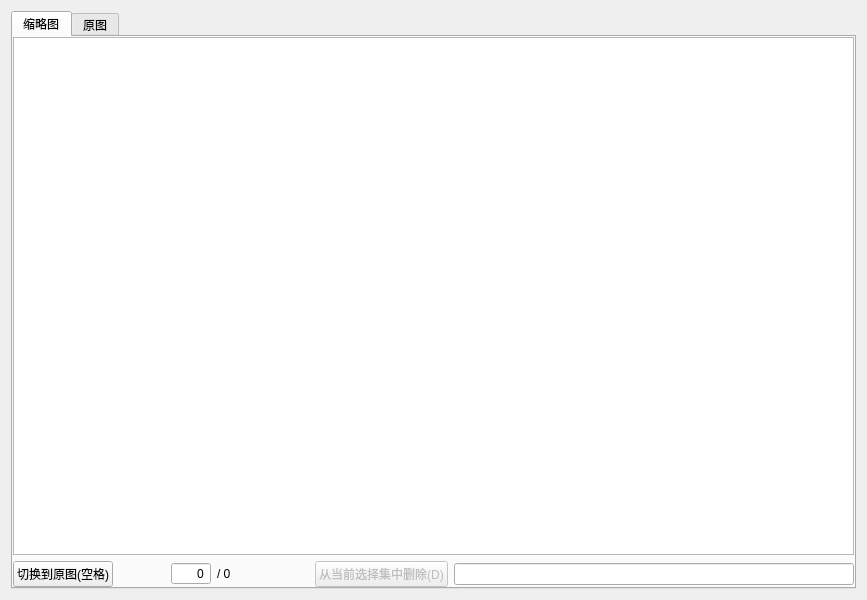
<?xml version="1.0" encoding="UTF-8"?>
<ui version="4.0">
 <class>SelectionViewWidget</class>
 <widget class="QWidget" name="SelectionViewWidget">
  <property name="windowModality">
   <enum>Qt::ApplicationModal</enum>
  </property>
  <property name="geometry">
   <rect>
    <x>0</x>
    <y>0</y>
    <width>800</width>
    <height>600</height>
   </rect>
  </property>
  <property name="windowTitle">
   <string>选择集查看器</string>
  </property>
  <layout class="QVBoxLayout" name="verticalLayout">
   <item>
    <widget class="QTabWidget" name="tabWidget">
     <property name="currentIndex">
      <number>0</number>
     </property>
     <widget class="QWidget" name="thumbnailTab">
      <attribute name="title">
       <string>缩略图</string>
      </attribute>
      <layout class="QVBoxLayout" name="verticalLayout_2" stretch="1,0">
       <property name="leftMargin">
        <number>0</number>
       </property>
       <property name="topMargin">
        <number>0</number>
       </property>
       <property name="rightMargin">
        <number>0</number>
       </property>
       <property name="bottomMargin">
        <number>0</number>
       </property>
       <item>
        <widget class="QTableWidget" name="tableWidget"/>
       </item>
       <item>
        <layout class="QHBoxLayout" name="horizontalLayout_2">
         <item>
          <widget class="QPushButton" name="switchPushButton_1">
           <property name="text">
            <string>切换到原图(空格)</string>
           </property>
           <property name="shortcut">
            <string>Space</string>
           </property>
          </widget>
         </item>
         <item>
          <spacer name="horizontalSpacer_3">
           <property name="orientation">
            <enum>Qt::Horizontal</enum>
           </property>
           <property name="sizeHint" stdset="0">
            <size>
             <width>40</width>
             <height>20</height>
            </size>
           </property>
          </spacer>
         </item>
         <item>
          <widget class="QSpinBox" name="currentImageSpinBox_1">
           <property name="sizePolicy">
            <sizepolicy hsizetype="Preferred" vsizetype="Fixed">
             <horstretch>0</horstretch>
             <verstretch>0</verstretch>
            </sizepolicy>
           </property>
           <property name="minimumSize">
            <size>
             <width>40</width>
             <height>20</height>
            </size>
           </property>
           <property name="alignment">
            <set>Qt::AlignRight|Qt::AlignTrailing|Qt::AlignVCenter</set>
           </property>
           <property name="buttonSymbols">
            <enum>QAbstractSpinBox::NoButtons</enum>
           </property>
           <property name="maximum">
            <number>0</number>
           </property>
          </widget>
         </item>
         <item>
          <widget class="QLabel" name="totalImagesLabel_1">
           <property name="minimumSize">
            <size>
             <width>40</width>
             <height>20</height>
            </size>
           </property>
           <property name="maximumSize">
            <size>
             <width>60</width>
             <height>40</height>
            </size>
           </property>
           <property name="text">
            <string>/ 0</string>
           </property>
          </widget>
         </item>
         <item>
          <spacer name="horizontalSpacer_4">
           <property name="orientation">
            <enum>Qt::Horizontal</enum>
           </property>
           <property name="sizeHint" stdset="0">
            <size>
             <width>40</width>
             <height>20</height>
            </size>
           </property>
          </spacer>
         </item>
         <item>
          <widget class="QPushButton" name="abandonPushButton_1">
           <property name="enabled">
            <bool>false</bool>
           </property>
           <property name="toolTip">
            <string>不采用当前图片</string>
           </property>
           <property name="text">
            <string>从当前选择集中删除(D)</string>
           </property>
           <property name="shortcut">
            <string>D</string>
           </property>
          </widget>
         </item>
         <item>
          <widget class="QLineEdit" name="currentImageLineEdit_1">
           <property name="minimumSize">
            <size>
             <width>400</width>
             <height>20</height>
            </size>
           </property>
           <property name="alignment">
            <set>Qt::AlignRight|Qt::AlignTrailing|Qt::AlignVCenter</set>
           </property>
           <property name="readOnly">
            <bool>true</bool>
           </property>
          </widget>
         </item>
        </layout>
       </item>
      </layout>
     </widget>
     <widget class="QWidget" name="fullScaleTab">
      <attribute name="title">
       <string>原图</string>
      </attribute>
      <layout class="QVBoxLayout" name="verticalLayout_3" stretch="1,0">
       <property name="leftMargin">
        <number>0</number>
       </property>
       <property name="topMargin">
        <number>0</number>
       </property>
       <property name="rightMargin">
        <number>0</number>
       </property>
       <property name="bottomMargin">
        <number>0</number>
       </property>
       <item>
        <widget class="SynchronizeImageWidget" name="imageWidget" native="true"/>
       </item>
       <item>
        <layout class="QHBoxLayout" name="horizontalLayout">
         <item>
          <widget class="QPushButton" name="switchPushButton_2">
           <property name="enabled">
            <bool>false</bool>
           </property>
           <property name="text">
            <string>切换到缩略图(空格)</string>
           </property>
           <property name="shortcut">
            <string>Space</string>
           </property>
          </widget>
         </item>
         <item>
          <spacer name="horizontalSpacer">
           <property name="orientation">
            <enum>Qt::Horizontal</enum>
           </property>
           <property name="sizeHint" stdset="0">
            <size>
             <width>40</width>
             <height>20</height>
            </size>
           </property>
          </spacer>
         </item>
         <item>
          <widget class="QPushButton" name="previousPushButton">
           <property name="enabled">
            <bool>false</bool>
           </property>
           <property name="toolTip">
            <string>上一张图片</string>
           </property>
           <property name="text">
            <string/>
           </property>
           <property name="shortcut">
            <string>Left</string>
           </property>
          </widget>
         </item>
         <item>
          <widget class="QSpinBox" name="currentImageSpinBox_2">
           <property name="sizePolicy">
            <sizepolicy hsizetype="Preferred" vsizetype="Fixed">
             <horstretch>0</horstretch>
             <verstretch>0</verstretch>
            </sizepolicy>
           </property>
           <property name="minimumSize">
            <size>
             <width>40</width>
             <height>20</height>
            </size>
           </property>
           <property name="alignment">
            <set>Qt::AlignRight|Qt::AlignTrailing|Qt::AlignVCenter</set>
           </property>
           <property name="buttonSymbols">
            <enum>QAbstractSpinBox::NoButtons</enum>
           </property>
           <property name="maximum">
            <number>0</number>
           </property>
          </widget>
         </item>
         <item>
          <widget class="QLabel" name="totalImagesLabel_2">
           <property name="minimumSize">
            <size>
             <width>40</width>
             <height>20</height>
            </size>
           </property>
           <property name="maximumSize">
            <size>
             <width>60</width>
             <height>40</height>
            </size>
           </property>
           <property name="text">
            <string>/ 0</string>
           </property>
          </widget>
         </item>
         <item>
          <widget class="QPushButton" name="nextPushButton">
           <property name="enabled">
            <bool>false</bool>
           </property>
           <property name="toolTip">
            <string>下一张图片</string>
           </property>
           <property name="text">
            <string/>
           </property>
           <property name="shortcut">
            <string>Right</string>
           </property>
          </widget>
         </item>
         <item>
          <spacer name="horizontalSpacer_2">
           <property name="orientation">
            <enum>Qt::Horizontal</enum>
           </property>
           <property name="sizeHint" stdset="0">
            <size>
             <width>40</width>
             <height>20</height>
            </size>
           </property>
          </spacer>
         </item>
         <item>
          <widget class="QPushButton" name="abandonPushButton_2">
           <property name="enabled">
            <bool>false</bool>
           </property>
           <property name="toolTip">
            <string>不采用当前图片</string>
           </property>
           <property name="text">
            <string>从当前选择集中删除(D)</string>
           </property>
           <property name="shortcut">
            <string>D</string>
           </property>
          </widget>
         </item>
         <item>
          <widget class="QLineEdit" name="currentImageLineEdit_2">
           <property name="minimumSize">
            <size>
             <width>400</width>
             <height>20</height>
            </size>
           </property>
           <property name="alignment">
            <set>Qt::AlignRight|Qt::AlignTrailing|Qt::AlignVCenter</set>
           </property>
           <property name="readOnly">
            <bool>true</bool>
           </property>
          </widget>
         </item>
        </layout>
       </item>
      </layout>
     </widget>
    </widget>
   </item>
  </layout>
 </widget>
 <customwidgets>
  <customwidget>
   <class>SynchronizeImageWidget</class>
   <extends>QWidget</extends>
   <header>lib.customWidgets.synchronizeImageWidget</header>
   <container>1</container>
  </customwidget>
 </customwidgets>
 <resources/>
 <connections/>
</ui>
